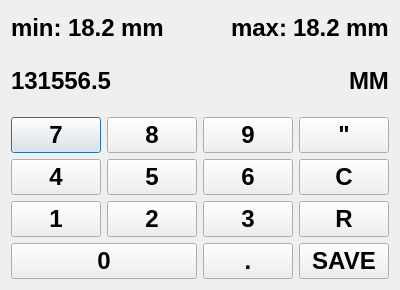
<?xml version="1.0" encoding="UTF-8"?>
<ui version="4.0">
 <class>numpad</class>
 <widget class="QDialog" name="numpad">
  <property name="geometry">
   <rect>
    <x>0</x>
    <y>0</y>
    <width>400</width>
    <height>290</height>
   </rect>
  </property>
  <property name="maximumSize">
   <size>
    <width>400</width>
    <height>290</height>
   </size>
  </property>
  <property name="windowTitle">
   <string>Dialog</string>
  </property>
  <property name="styleSheet">
   <string notr="true">QWidget
{text-transform: uppercase;
 font-family:&quot;Helvetica&quot;;
 font-size:18pt;
 font-weight:bold;
}</string>
  </property>
  <property name="sizeGripEnabled">
   <bool>false</bool>
  </property>
  <property name="modal">
   <bool>true</bool>
  </property>
  <layout class="QVBoxLayout" name="verticalLayout">
   <item>
    <layout class="QHBoxLayout" name="horizontalLayout">
     <item>
      <widget class="QLabel" name="label">
       <property name="text">
        <string>min:</string>
       </property>
      </widget>
     </item>
     <item>
      <widget class="QLabel" name="min_val">
       <property name="text">
        <string>18.2</string>
       </property>
      </widget>
     </item>
     <item>
      <widget class="QLabel" name="min_unit">
       <property name="text">
        <string>mm</string>
       </property>
      </widget>
     </item>
     <item>
      <spacer name="horizontalSpacer">
       <property name="orientation">
        <enum>Qt::Horizontal</enum>
       </property>
       <property name="sizeHint" stdset="0">
        <size>
         <width>27</width>
         <height>17</height>
        </size>
       </property>
      </spacer>
     </item>
     <item>
      <widget class="QLabel" name="label_2">
       <property name="text">
        <string>max:</string>
       </property>
      </widget>
     </item>
     <item>
      <widget class="QLabel" name="max_val">
       <property name="text">
        <string>18.2</string>
       </property>
      </widget>
     </item>
     <item>
      <widget class="QLabel" name="max_unit">
       <property name="text">
        <string>mm</string>
       </property>
      </widget>
     </item>
    </layout>
   </item>
   <item>
    <layout class="QHBoxLayout" name="horizontalLayout_2" stretch="1,0">
     <item>
      <widget class="QLabel" name="disp_pannel">
       <property name="minimumSize">
        <size>
         <width>0</width>
         <height>60</height>
        </size>
       </property>
       <property name="styleSheet">
        <string notr="true">background-color: rgb(238, 238, 236);</string>
       </property>
       <property name="text">
        <string>131556.5</string>
       </property>
      </widget>
     </item>
     <item>
      <widget class="QLabel" name="disp_unit">
       <property name="text">
        <string>MM</string>
       </property>
      </widget>
     </item>
    </layout>
   </item>
   <item>
    <layout class="QGridLayout" name="gridLayout">
     <item row="0" column="0">
      <widget class="QPushButton" name="btn_7">
       <property name="sizePolicy">
        <sizepolicy hsizetype="Preferred" vsizetype="Preferred">
         <horstretch>0</horstretch>
         <verstretch>0</verstretch>
        </sizepolicy>
       </property>
       <property name="text">
        <string>7</string>
       </property>
      </widget>
     </item>
     <item row="0" column="1">
      <widget class="QPushButton" name="btn_8">
       <property name="sizePolicy">
        <sizepolicy hsizetype="Preferred" vsizetype="Preferred">
         <horstretch>0</horstretch>
         <verstretch>0</verstretch>
        </sizepolicy>
       </property>
       <property name="text">
        <string>8</string>
       </property>
      </widget>
     </item>
     <item row="0" column="2">
      <widget class="QPushButton" name="btn_9">
       <property name="sizePolicy">
        <sizepolicy hsizetype="Preferred" vsizetype="Preferred">
         <horstretch>0</horstretch>
         <verstretch>0</verstretch>
        </sizepolicy>
       </property>
       <property name="text">
        <string>9</string>
       </property>
      </widget>
     </item>
     <item row="0" column="3">
      <widget class="QPushButton" name="btn_in">
       <property name="sizePolicy">
        <sizepolicy hsizetype="Preferred" vsizetype="Preferred">
         <horstretch>0</horstretch>
         <verstretch>0</verstretch>
        </sizepolicy>
       </property>
       <property name="text">
        <string>&quot;</string>
       </property>
      </widget>
     </item>
     <item row="1" column="0">
      <widget class="QPushButton" name="btn_4">
       <property name="sizePolicy">
        <sizepolicy hsizetype="Preferred" vsizetype="Preferred">
         <horstretch>0</horstretch>
         <verstretch>0</verstretch>
        </sizepolicy>
       </property>
       <property name="text">
        <string>4</string>
       </property>
      </widget>
     </item>
     <item row="1" column="1">
      <widget class="QPushButton" name="btn_5">
       <property name="sizePolicy">
        <sizepolicy hsizetype="Preferred" vsizetype="Preferred">
         <horstretch>0</horstretch>
         <verstretch>0</verstretch>
        </sizepolicy>
       </property>
       <property name="text">
        <string>5</string>
       </property>
      </widget>
     </item>
     <item row="1" column="2">
      <widget class="QPushButton" name="btn_6">
       <property name="sizePolicy">
        <sizepolicy hsizetype="Preferred" vsizetype="Preferred">
         <horstretch>0</horstretch>
         <verstretch>0</verstretch>
        </sizepolicy>
       </property>
       <property name="text">
        <string>6</string>
       </property>
      </widget>
     </item>
     <item row="1" column="3">
      <widget class="QPushButton" name="btn_clear">
       <property name="sizePolicy">
        <sizepolicy hsizetype="Preferred" vsizetype="Preferred">
         <horstretch>0</horstretch>
         <verstretch>0</verstretch>
        </sizepolicy>
       </property>
       <property name="text">
        <string>C</string>
       </property>
      </widget>
     </item>
     <item row="2" column="0">
      <widget class="QPushButton" name="btn_1">
       <property name="sizePolicy">
        <sizepolicy hsizetype="Preferred" vsizetype="Preferred">
         <horstretch>0</horstretch>
         <verstretch>0</verstretch>
        </sizepolicy>
       </property>
       <property name="text">
        <string>1</string>
       </property>
      </widget>
     </item>
     <item row="2" column="1">
      <widget class="QPushButton" name="btn_2">
       <property name="sizePolicy">
        <sizepolicy hsizetype="Preferred" vsizetype="Preferred">
         <horstretch>0</horstretch>
         <verstretch>0</verstretch>
        </sizepolicy>
       </property>
       <property name="text">
        <string>2</string>
       </property>
      </widget>
     </item>
     <item row="2" column="2">
      <widget class="QPushButton" name="btn_3">
       <property name="sizePolicy">
        <sizepolicy hsizetype="Preferred" vsizetype="Preferred">
         <horstretch>0</horstretch>
         <verstretch>0</verstretch>
        </sizepolicy>
       </property>
       <property name="text">
        <string>3</string>
       </property>
      </widget>
     </item>
     <item row="2" column="3">
      <widget class="QPushButton" name="btn_reset">
       <property name="sizePolicy">
        <sizepolicy hsizetype="Preferred" vsizetype="Preferred">
         <horstretch>0</horstretch>
         <verstretch>0</verstretch>
        </sizepolicy>
       </property>
       <property name="text">
        <string>R</string>
       </property>
      </widget>
     </item>
     <item row="3" column="0" colspan="2">
      <widget class="QPushButton" name="btn_0">
       <property name="sizePolicy">
        <sizepolicy hsizetype="Preferred" vsizetype="Preferred">
         <horstretch>0</horstretch>
         <verstretch>0</verstretch>
        </sizepolicy>
       </property>
       <property name="text">
        <string>0</string>
       </property>
      </widget>
     </item>
     <item row="3" column="2">
      <widget class="QPushButton" name="btn_dot">
       <property name="sizePolicy">
        <sizepolicy hsizetype="Preferred" vsizetype="Preferred">
         <horstretch>0</horstretch>
         <verstretch>0</verstretch>
        </sizepolicy>
       </property>
       <property name="text">
        <string>.</string>
       </property>
      </widget>
     </item>
     <item row="3" column="3">
      <widget class="QPushButton" name="btn_save">
       <property name="sizePolicy">
        <sizepolicy hsizetype="Preferred" vsizetype="Preferred">
         <horstretch>0</horstretch>
         <verstretch>0</verstretch>
        </sizepolicy>
       </property>
       <property name="text">
        <string>SAVE</string>
       </property>
      </widget>
     </item>
    </layout>
   </item>
  </layout>
 </widget>
 <resources/>
 <connections/>
</ui>
